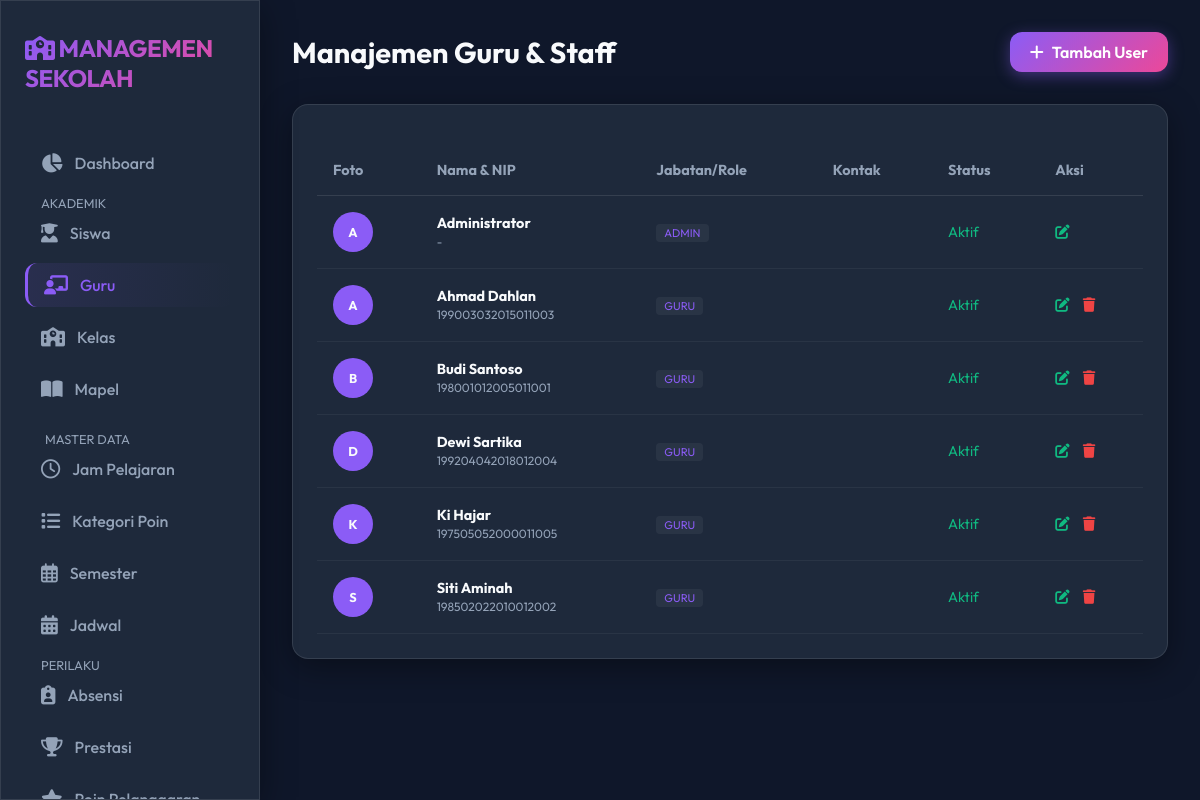
Screenshot of /teachers/idx.php with the database file from the repository.
### tables this page shows
CREATE TABLE `users` (
  `id` int(11) NOT NULL AUTO_INCREMENT,
  `username` varchar(50) NOT NULL,
  `password` varchar(255) NOT NULL,
  `nama_lengkap` varchar(100) NOT NULL,
  `jenis_kelamin` enum('L','P') DEFAULT 'L',
  `nip` varchar(30) DEFAULT NULL,
  `tempat_lahir` varchar(50) DEFAULT NULL,
  `tanggal_lahir` date DEFAULT NULL,
  `alamat` text,
  `no_telepon` varchar(15) DEFAULT NULL,
  `email` varchar(100) DEFAULT NULL,
  `role` enum('admin','guru') DEFAULT 'guru',
  `jabatan` varchar(100) DEFAULT NULL,
  `bidang_studi` varchar(100) DEFAULT NULL,
  `foto` varchar(255) DEFAULT NULL,
  `status` enum('aktif','nonaktif','pensiun','pindah') DEFAULT 'aktif',
  `last_login` timestamp NULL DEFAULT NULL,
  `created_at` timestamp NOT NULL DEFAULT CURRENT_TIMESTAMP,
  `updated_at` timestamp NOT NULL DEFAULT CURRENT_TIMESTAMP ON UPDATE CURRENT_TIMESTAMP,
  PRIMARY KEY (`id`),
  UNIQUE KEY `username` (`username`),
  UNIQUE KEY `nip` (`nip`),
  UNIQUE KEY `email` (`email`),
  KEY `idx_users_role` (`role`),
  KEY `idx_users_status` (`status`)
);

### teachers/idx.php (the view, shortened to what this page needs)
<?php
include '../config/database.php';
include '../includes/header.php';
include '../includes/sidebar.php';
$sql = "SELECT * FROM users ORDER BY nama_lengkap ASC";
$result = $conn->query($sql);
?>
<div class="main-content">
    <div class="top-bar">
        <h1 class="page-title">Manajemen Guru & Staff</h1>
        <a href="add.php" class="btn btn-primary">
            <i class="fa-solid fa-plus"></i> Tambah User
        </a>
    </div>
    <div class="card glass">
        <table style="font-size: 0.9rem;">
            <thead>
                <tr>
                    <th>Foto</th>
                    <th>Nama & NIP</th>
                    <th>Jabatan/Role</th>
                    <th>Kontak</th>
                    <th>Status</th>
                    <th>Aksi</th>
                </tr>
            </thead>
            <tbody>
                <?php while ($row = $result->fetch_assoc()): ?>
                    <tr>
                        <td>
                            <?php if ($row['foto']): ?>
                                <img src="../assets/uploads/<?= $row['foto'] ?>"
                                    style="width: 40px; height: 40px; border-radius: 50%; object-fit: cover;">
                            <?php else: ?>
                                <div class="avatar" style="width: 40px; height: 40px; font-size: 0.8rem;">
                                    <?= substr($row['nama_lengkap'], 0, 1) ?></div>
                            <?php endif; ?>
                        </td>
                        <td>
                            <div style="font-weight: bold;"><?= $row['nama_lengkap'] ?></div>
                            <small style="color: var(--text-muted);"><?= $row['nip'] ?? '-' ?></small>
                        </td>
                        <td>
                            <span
                                style="background: rgba(255,255,255,0.05); color: var(--primary); padding: 2px 8px; border-radius: 4px; font-size: 0.7rem; text-transform: uppercase;">
                                <?= $row['role'] ?>
                            </span>
                        </td>
                        <td>
                        </td>
                        <td>
                            <?php if ($row['status'] == 'aktif'): ?>
                                <span style="color: #10b981;">Aktif</span>
                            <?php else: ?>
                                <span style="color: #ef4444;"><?= ucfirst($row['status']) ?></span>
                            <?php endif; ?>
                        </td>
                        <td>
                            <a href="edit.php?id=<?= $row['id'] ?>" style="color: var(--accent); margin-right: 10px;"><i
                                    class="fa-solid fa-pen-to-square"></i></a>
                            <?php if ($row['username'] != 'admin'): ?>
                                <a href="delete.php?id=<?= $row['id'] ?>" style="color: #ef4444;"
                                    onclick="return confirm('Yakin hapus?')"><i class="fa-solid fa-trash"></i></a>
                            <?php endif; ?>
                        </td>
                    </tr>
                <?php endwhile; ?>
            </tbody>
        </table>
    </div>
</div>
<?php include '../includes/footer.php'; ?>

### assets/css/style.css (style rules this page uses)
:root { --bg-dark: #0f172a; --bg-card: #1e293b; --primary: #8b5cf6; --secondary: #ec4899; --accent: #10b981; --text-main: #f8fafc; --text-muted: #94a3b8; --glass-bg: rgba(30, 41, 59, 0.7); --glass-border: rgba(255, 255, 255, 0.1); --radius: 16px; --input-bg: rgba(0, 0, 0, 0.2); --input-border: var(--glass-border); }
* { margin: 0; padding: 0; box-sizing: border-box; }
body { font-family: 'Outfit', sans-serif; background-color: var(--bg-dark); color: var(--text-main); overflow-x: hidden; min-height: 100vh; }
.glass { background: var(--glass-bg); backdrop-filter: blur(12px); -webkit-backdrop-filter: blur(12px); border: 1px solid var(--glass-border); box-shadow: 0 8px 32px 0 rgba(0, 0, 0, 0.37); }
a { text-decoration: none; color: inherit; transition: 0.3s; }
.main-content { flex: 1; margin-left: 260px; padding: 2rem; }
.top-bar { display: flex; justify-content: space-between; align-items: center; margin-bottom: 2rem; }
.page-title { font-size: 1.8rem; font-weight: 700; }
.avatar { width: 40px; height: 40px; border-radius: 50%; background: var(--primary); display: flex; align-items: center; justify-content: center; font-weight: bold; }
.card { background: var(--bg-card); border-radius: var(--radius); padding: 1.5rem; border: 1px solid var(--glass-border); margin-bottom: 1.5rem; }
.btn { padding: 10px 20px; border-radius: 12px; border: none; cursor: pointer; font-weight: 600; display: inline-flex; align-items: center; gap: 8px; transition: transform 0.2s; }
.btn-primary { background: linear-gradient(135deg, var(--primary), var(--secondary)); color: white; box-shadow: 0 4px 15px rgba(139, 92, 246, 0.4); }
table { width: 100%; border-collapse: collapse; margin-top: 1rem; }
th { text-align: left; padding: 1rem; color: var(--text-muted); font-size: 0.9rem; border-bottom: 1px solid var(--glass-border); }
td { padding: 1rem; border-bottom: 1px solid rgba(255, 255, 255, 0.05); }

### rows the page displays
users: nama_lengkap "A", nama_lengkap "Administrator", nip "-", role "ADMIN", status "Aktif"
users: nama_lengkap "A", nama_lengkap "Ahmad Dahlan", nip "199003032015011003", role "GURU", status "Aktif"
users: nama_lengkap "B", nama_lengkap "Budi Santoso", nip "198001012005011001", role "GURU", status "Aktif"
users: nama_lengkap "D", nama_lengkap "Dewi Sartika", nip "199204042018012004", role "GURU", status "Aktif"
users: nama_lengkap "K", nama_lengkap "Ki Hajar", nip "197505052000011005", role "GURU", status "Aktif"
users: nama_lengkap "S", nama_lengkap "Siti Aminah", nip "198502022010012002", role "GURU", status "Aktif"
